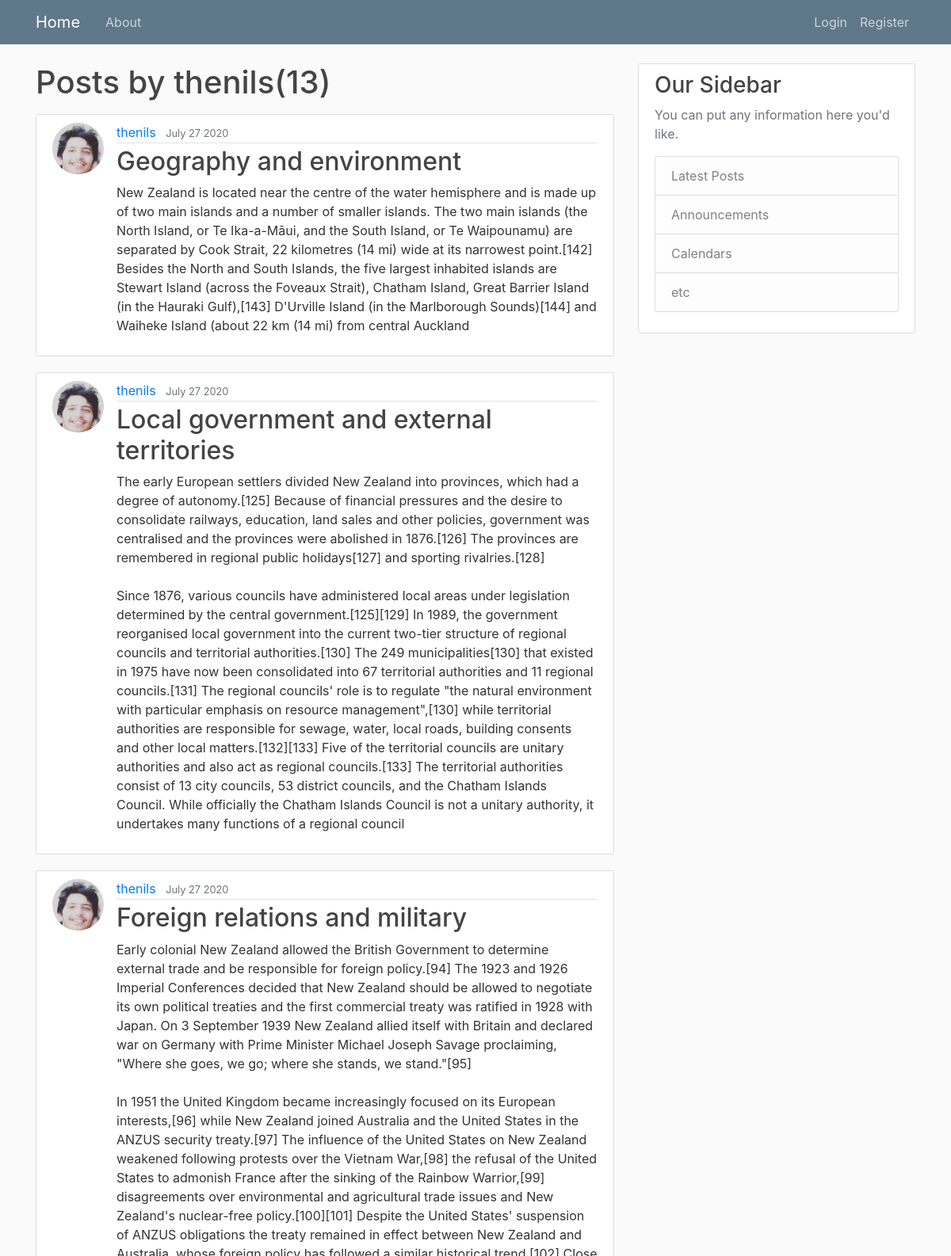
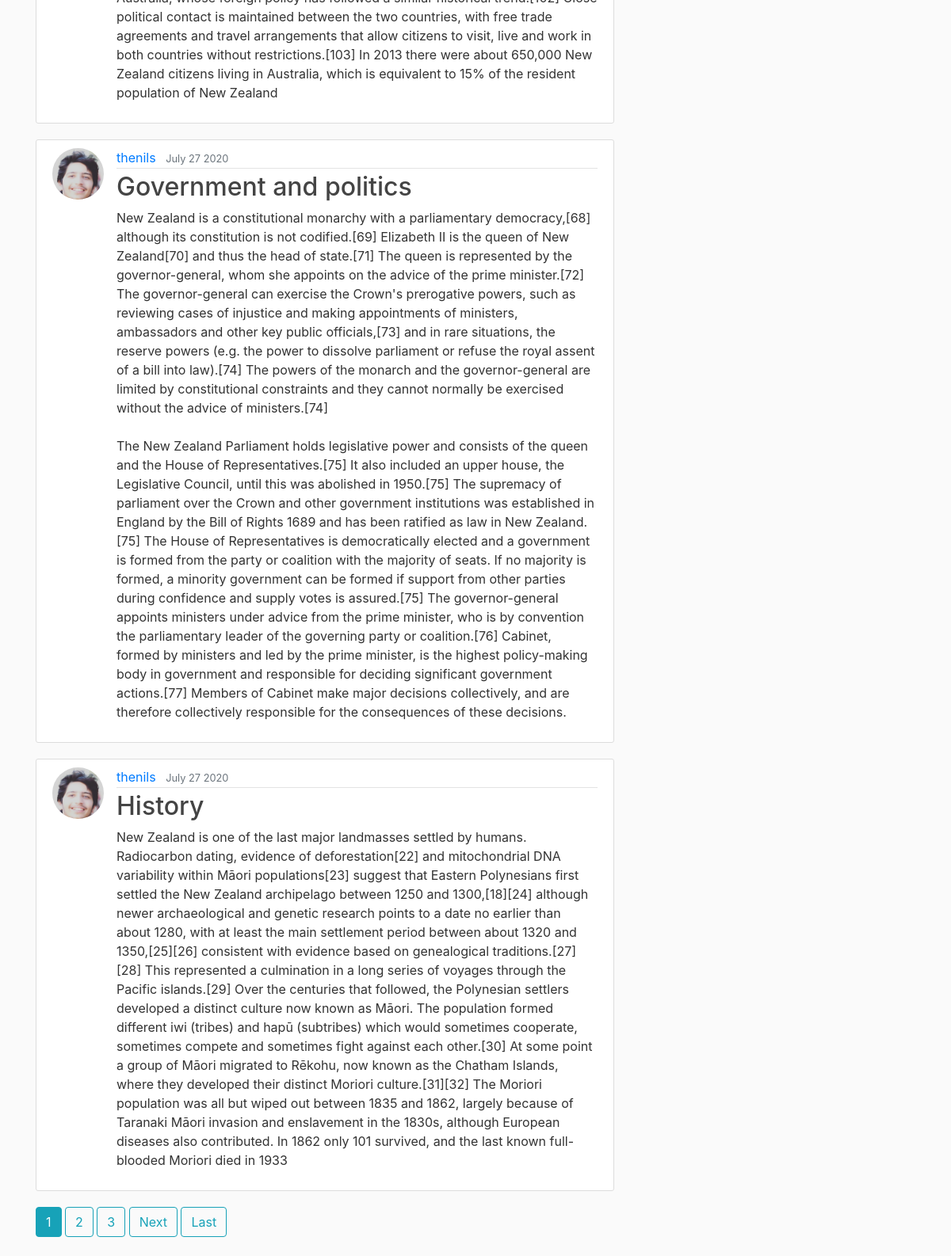
Before: /user/thenils with the older database file (2 pictures, top to bottom).
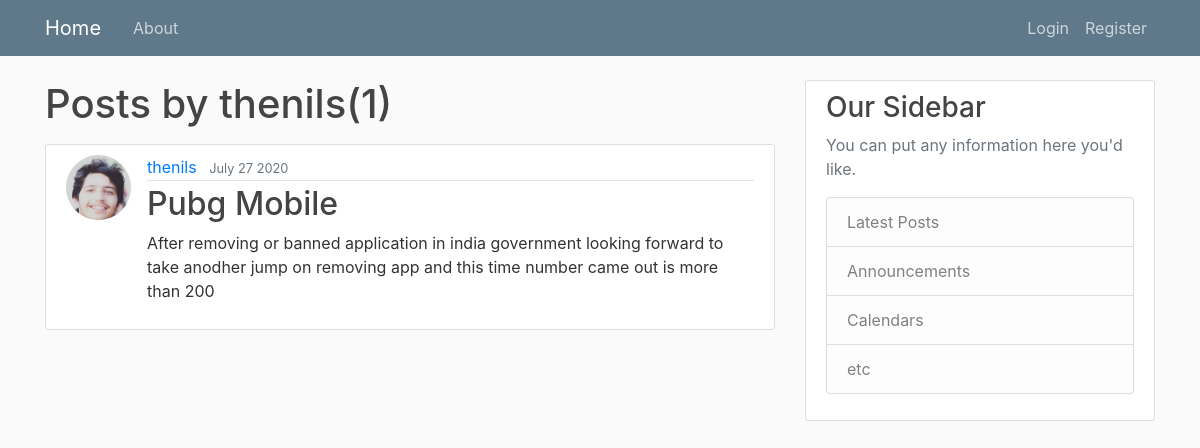
After: the same page with the newer database file.
### blogs/models.py (models this page shows, shortened)
class post(models.Model):
	title = models.CharField(max_length=100)
	content = models.TextField()
	date_published = models.DateTimeField(default=timezone.now)
	author = models.ForeignKey(User, on_delete=models.CASCADE)

### users/models.py (models this page shows, shortened)
class profile(models.Model):
	user = models.OneToOneField(User,on_delete=models.CASCADE)
	image = models.ImageField(default='default.jpg', upload_to='profile_pics')

### blogs/views.py (the view)
# urls.py: path('user/<str:username>', UserPostListView.as_view(), name='user-post'),
class UserPostListView(ListView):
	model = post
	template_name = 'blogs/user_posts.html'
	context_object_name='posts'
	paginate_by = 5
	def get_queryset(self):
		user = get_object_or_404(User, username=self.kwargs.get('username'))
		return post.objects.filter(author=user).order_by('-date_published')

### blogs/templates/blogs/user_posts.html (shortened to what this page needs)
{% extends "blogs/base.html" %}
{% block content %}
	<h1 class="mb-3">Posts by {{ view.kwargs.username }}({{ page_obj.paginator.count }})</h1>
	{% for post in posts %}
		<article class="media content-section">
		  <img class="rounded-circle article-img" src="{{ post.author.profile.image.url }}">
		  <div class="media-body">
		    <div class="article-metadata">
		      <a class="mr-2" href="{% url 'user-post' post.author.username %}">{{ post.author }}</a>
		      <small class="text-muted">{{ post.date_published | date:"F d Y"}}</small>
		    </div>
		    <h2><a class="article-title" href="{% url 'post-detail' post.id %}">{{ post.title }}</a></h2>
		    <p class="article-content">{{ post.content }}</p>
		  </div>
		</article>
	{% endfor %}
	{% if is_paginated %}
		{% for num in page_obj.paginator.page_range %}
			{% if page_obj.number == num %}
				<a class="btn btn-info mb-4" href="?page={{ num }}">{{ num }}</a>
			{% elif num > page_obj.number|add:'-3' and num < page_obj.number|add:'3' %}
				<a class="btn btn-outline-info mb-4" href="?page={{ num }}">{{ num}}</a>
			{% endif %}
		{% endfor %}
		{% if page_obj.has_next %}
			<a class="btn btn-outline-info mb-4" href="?page={{ page_obj.next_page_number }}">Next</a>
			<a class="btn btn-outline-info mb-4" href="?page={{ page_obj.paginator.num_pages }}">Last</a>
		{% endif %}
	{% endif %}
{% endblock content%}

Changed rows visible on the page:
removed post: author.profile.image (picture), author "thenils", date_published "July 27 2020", title "Geography and environment", content "New Zealand is located near the centre of the water hemisphere and is made up of two main islands and a number of smaller islands. The two main islands (the North Island, or Te Ika-a-Māui, and the South Island, or Te Waipounamu) are separated by Cook Strait, 22 kilometres (14 mi) wide at its narrowest point.[142] Besides the North and South Islands, the five largest inhabited islands are Stewart Island (across the Foveaux Strait), Chatham Island, Great Barrier Island (in the Hauraki Gulf),[143] D'Urville Island (in the Marlborough Sounds)[144] and Waiheke Island (about 22 km (14 mi) from central Auckland"
removed post: author.profile.image (picture), author "thenils", date_published "July 27 2020", title "Local government and external territories", content "The early European settlers divided New Zealand into provinces, which had a degree of autonomy.[125] Because of financial pressures and the desire to consolidate railways, education, land sales and other policies, government was centralised and the provinces were abolished in 1876.[126] The provinces are remembered in regional public holidays[127] and sporting rivalries.[128] Since 1876, various councils have administered local areas under legislation determined by the central government.[125][129] In 1989, the government reorganised local government into the current two-tier structure of regional councils and territorial authorities.[130] The 249 municipalities[130] that existed in 1975…"
removed post: author.profile.image (picture), author "thenils", date_published "July 27 2020", title "Foreign relations and military", content "Early colonial New Zealand allowed the British Government to determine external trade and be responsible for foreign policy.[94] The 1923 and 1926 Imperial Conferences decided that New Zealand should be allowed to negotiate its own political treaties and the first commercial treaty was ratified in 1928 with Japan. On 3 September 1939 New Zealand allied itself with Britain and declared war on Germany with Prime Minister Michael Joseph Savage proclaiming, \"Where she goes, we go; where she stands, we stand.\"[95] In 1951 the United Kingdom became increasingly focused on its European interests,[96] while New Zealand joined Australia and the United States in the ANZUS security treaty.[97] The…"
removed post: author.profile.image (picture), author "thenils", date_published "July 27 2020", title "Government and politics", content "New Zealand is a constitutional monarchy with a parliamentary democracy,[68] although its constitution is not codified.[69] Elizabeth II is the queen of New Zealand[70] and thus the head of state.[71] The queen is represented by the governor-general, whom she appoints on the advice of the prime minister.[72] The governor-general can exercise the Crown's prerogative powers, such as reviewing cases of injustice and making appointments of ministers, ambassadors and other key public officials,[73] and in rare situations, the reserve powers (e.g. the power to dissolve parliament or refuse the royal assent of a bill into law).[74] The powers of the monarch and the governor-general are limited by…"
removed post: author.profile.image (picture), author "thenils", date_published "July 27 2020", title "History", content "New Zealand is one of the last major landmasses settled by humans. Radiocarbon dating, evidence of deforestation[22] and mitochondrial DNA variability within Māori populations[23] suggest that Eastern Polynesians first settled the New Zealand archipelago between 1250 and 1300,[18][24] although newer archaeological and genetic research points to a date no earlier than about 1280, with at least the main settlement period between about 1320 and 1350,[25][26] consistent with evidence based on genealogical traditions.[27][28] This represented a culmination in a long series of voyages through the Pacific islands.[29] Over the centuries that followed, the Polynesian settlers developed a distinct…"
added post: author.profile.image (picture), author "thenils", date_published "July 27 2020", title "Pubg Mobile", content "After removing or banned application in india government looking forward to take anodher jump on removing app and this time number came out is more than 200"
Other visible differences:
{{ page_obj.paginator.count }}: "13" → "1"
list line gone: "1"
list line gone: "2"
list line gone: "3"
text no longer shown: "Next Last"
